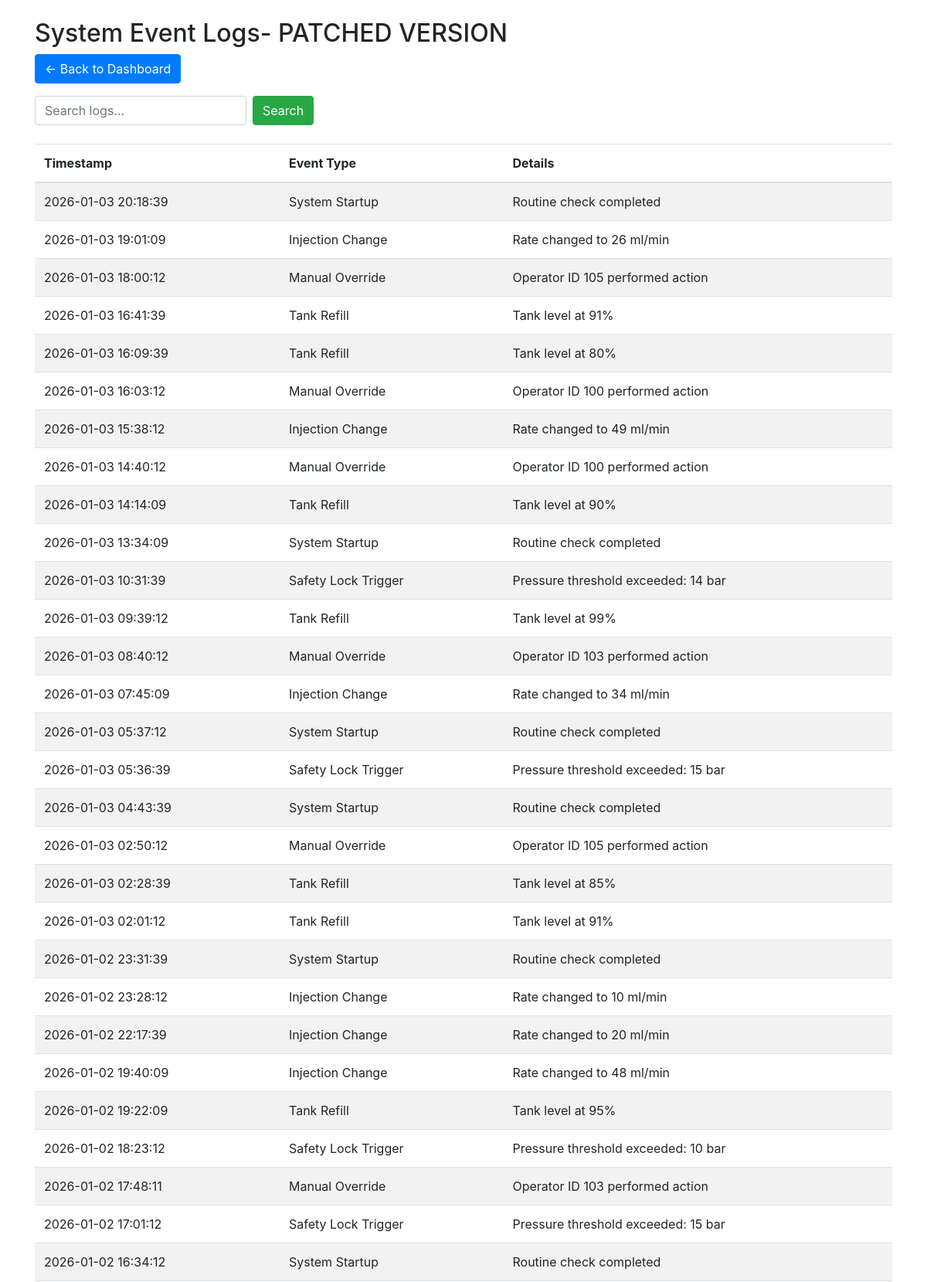
Screenshot of /logs (signed in, upper part) with the database file from the repository.
### tables this page shows
CREATE TABLE logs (
        id INTEGER PRIMARY KEY,
        timestamp TEXT NOT NULL,
        event_type TEXT NOT NULL,
        details TEXT NOT NULL
    );

### app.py (the view)
@app.route('/logs')
def view_logs():
    if not session.get('logged_in'): return redirect(url_for('login'))
    search_query = request.args.get('search', '')
    conn = get_db_connection()
    if search_query:
        query = f"SELECT * FROM logs WHERE details LIKE ? ORDER BY timestamp DESC"
        print(f"[DEBUG] Executing SQL: {query}")
        search_param = f"%{search_query}%"
        logs = conn.execute(query,[search_param]).fetchall()
    else:
        logs = conn.execute('SELECT * FROM logs ORDER BY timestamp DESC LIMIT 50').fetchall()
    conn.close()
    return render_template('logs.html', logs=logs)

### app.py (called while the page is built)
def get_db_connection():
    conn = sqlite3.connect(DB_PATH)
    conn.row_factory = sqlite3.Row
    return conn

@app.before_request
def security_check():
    if is_ip_banned(request.remote_addr):
        return render_template_string("<h1>403 Forbidden</h1><p>Your IP has been flagged by the IDS and is temporarily banned.</p>"), 403
    check_for_attacks() # Call logic from monitoring/ids.py

@app.context_processor
def inject_csrf_token():
    if 'csrf_token' not in session:
        session['csrf_token'] = secrets.token_hex(16)
    return dict(csrf_token=session['csrf_token'])

### monitoring/ids.py (called while the page is built)
def get_monitor_db():
    conn = sqlite3.connect('scada.db')
    conn.row_factory = sqlite3.Row
    return conn

def is_ip_banned(ip):
    try:
        conn = get_monitor_db()
        row = conn.execute("SELECT * FROM banned_ips WHERE ip_address = ?", (ip,)).fetchone()
        conn.close()
        return row is not None
    except:
        return False

### templates/logs.html
<!DOCTYPE html>
<html>
<head><title>System Logs - PATCHED VERSION</title>
<link rel="stylesheet" href="https://stackpath.bootstrapcdn.com/bootstrap/4.5.2/css/bootstrap.min.css">
</head>
<body>
<div class="container">
    <h2 class="mt-4">System Event Logs- PATCHED VERSION</h2>
    <a href="/" class="btn btn-primary mb-3">← Back to Dashboard</a>
    <form method="GET" class="form-inline mb-4">
        <input type="text" name="search" class="form-control mr-2" placeholder="Search logs...">
        <button type="submit" class="btn btn-success">Search</button>
    </form>
    <table class="table table-striped">
        <thead><tr><th>Timestamp</th><th>Event Type</th><th>Details</th></tr></thead>
        <tbody>
            {% for log in logs %}
            <tr>
                <td>{{ log['timestamp'] }}</td>
                <td>{{ log['event_type'] }}</td>
                <td>{{ log['details'] }}</td>
            </tr>
            {% else %}
            <tr><td colspan="3">No records found.</td></tr>
            {% endfor %}
        </tbody>
    </table>
</div>
</body>
</html>

### rows the page displays
logs: timestamp "2026-01-03 20:18:39", event_type "System Startup", details "Routine check completed"
logs: timestamp "2026-01-03 19:01:09", event_type "Injection Change", details "Rate changed to 26 ml/min"
logs: timestamp "2026-01-03 18:00:12", event_type "Manual Override", details "Operator ID 105 performed action"
logs: timestamp "2026-01-03 16:41:39", event_type "Tank Refill", details "Tank level at 91%"
logs: timestamp "2026-01-03 16:09:39", event_type "Tank Refill", details "Tank level at 80%"
logs: timestamp "2026-01-03 16:03:12", event_type "Manual Override", details "Operator ID 100 performed action"
logs: timestamp "2026-01-03 15:38:12", event_type "Injection Change", details "Rate changed to 49 ml/min"
logs: timestamp "2026-01-03 14:40:12", event_type "Manual Override", details "Operator ID 100 performed action"
logs: timestamp "2026-01-03 14:14:09", event_type "Tank Refill", details "Tank level at 90%"
logs: timestamp "2026-01-03 13:34:09", event_type "System Startup", details "Routine check completed"
logs: timestamp "2026-01-03 10:31:39", event_type "Safety Lock Trigger", details "Pressure threshold exceeded: 14 bar"
logs: timestamp "2026-01-03 09:39:12", event_type "Tank Refill", details "Tank level at 99%"
logs: timestamp "2026-01-03 08:40:12", event_type "Manual Override", details "Operator ID 103 performed action"
logs: timestamp "2026-01-03 07:45:09", event_type "Injection Change", details "Rate changed to 34 ml/min"
logs: timestamp "2026-01-03 05:37:12", event_type "System Startup", details "Routine check completed"
logs: timestamp "2026-01-03 05:36:39", event_type "Safety Lock Trigger", details "Pressure threshold exceeded: 15 bar"
logs: timestamp "2026-01-03 04:43:39", event_type "System Startup", details "Routine check completed"
logs: timestamp "2026-01-03 02:50:12", event_type "Manual Override", details "Operator ID 105 performed action"
logs: timestamp "2026-01-03 02:28:39", event_type "Tank Refill", details "Tank level at 85%"
logs: timestamp "2026-01-03 02:01:12", event_type "Tank Refill", details "Tank level at 91%"
logs: timestamp "2026-01-02 23:31:39", event_type "System Startup", details "Routine check completed"
logs: timestamp "2026-01-02 23:28:12", event_type "Injection Change", details "Rate changed to 10 ml/min"
logs: timestamp "2026-01-02 22:17:39", event_type "Injection Change", details "Rate changed to 20 ml/min"
logs: timestamp "2026-01-02 19:40:09", event_type "Injection Change", details "Rate changed to 48 ml/min"
logs: timestamp "2026-01-02 19:22:09", event_type "Tank Refill", details "Tank level at 95%"
logs: timestamp "2026-01-02 18:23:12", event_type "Safety Lock Trigger", details "Pressure threshold exceeded: 10 bar"
logs: timestamp "2026-01-02 17:48:11", event_type "Manual Override", details "Operator ID 103 performed action"
logs: timestamp "2026-01-02 17:01:12", event_type "Safety Lock Trigger", details "Pressure threshold exceeded: 15 bar"
logs: timestamp "2026-01-02 16:34:12", event_type "System Startup", details "Routine check completed"
